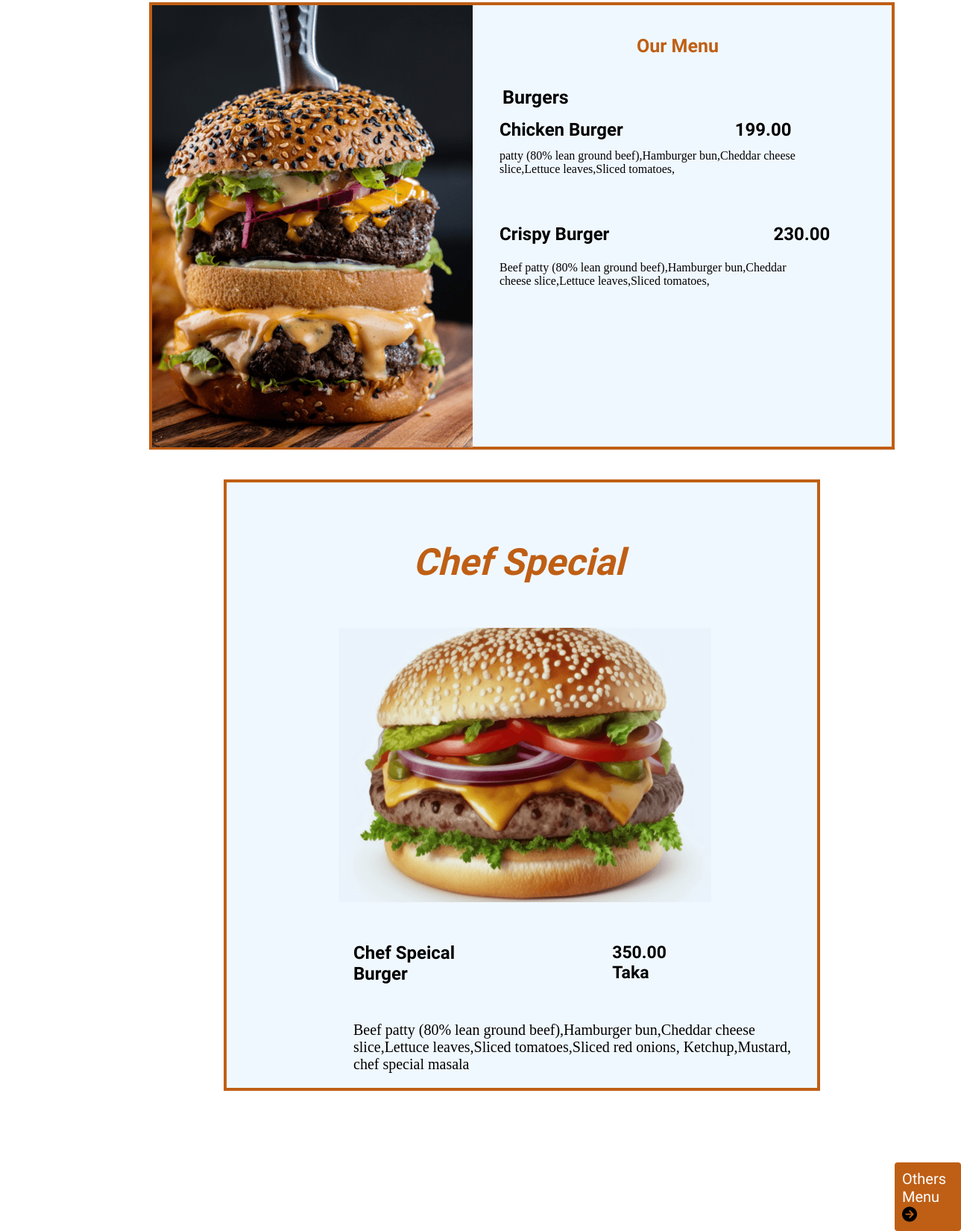
The app's page /menu/ with its own data.
### burger/models.py (models this page shows, shortened)
class BurgerMenu(models.Model):
    name = models.CharField(max_length=100)
    image = models.ImageField(upload_to='images/')
    price = models.DecimalField(max_digits=10, decimal_places=2)
    alt_text = models.CharField(max_length=100)
    description = models.TextField()

class ChefSpecial(models.Model):
    name = models.CharField(max_length=100)
    image = models.ImageField(upload_to='images/')
    price = models.DecimalField(max_digits=10, decimal_places=2)
    alt_text = models.CharField(max_length=100)
    description = models.TextField()

### burger/views.py (the view)
# urls.py: path('menu/', views.menu, name='menu'),
def menu(request):
    burgerMenus = BurgerMenu.objects.all()
    chefSpecials = ChefSpecial.objects.all()
    context = {
        'chefSpecials': chefSpecials,
        'burgerMenus': burgerMenus,
    }
    return render(request, 'menu.html', context)

### burger/templates/menu.html (shortened to what this page needs)
{% load static %}
<!DOCTYPE html>
<html lang="en">
<head>
    <link rel="stylesheet" href="{% static 'css/menu.css' %}">
    <link rel="stylesheet" href="https://cdnjs.cloudflare.com/ajax/libs/font-awesome/6.4.0/css/all.min.css"
 />
</head>
</head>
<body>
    <div class="menu">
        <div class="img"><img src="{% static 'images/menu-img.png' %}"></div>
        <div class="container">
            <h2>Our Menu</h2>
            <h3>Burgers</h3>
        </div>
        <div class="menu-list">
            {% for burgerMenu in burgerMenus %}
            <div class="list-name">
                <div class="list{{ forloop.counter }}">
                    <h2>{{ burgerMenu.name }}</h2>
                    <h3>{{ burgerMenu.price }}</h3>
                </div>
            </div>
            {% endfor %}
        </div>
        <div class="menu-brief">
            {% for burgerMenu in burgerMenus %}
            <div class="brief{{ forloop.counter }}">
                <p>
                    {{ burgerMenu.description }}
                </p>
            </div>
            {% endfor %}
        </div>
    </div>
    <div class="chef-special">
        {% for chefSpecial in chefSpecials %}
        <h1><i>Chef Special</i></h1>
        <div class="chef-img">
            <img src="{{ chefSpecial.image.url }}" alt="{{ chefSpecial.name }}">
        </div>
        <div class="chef-header">
            <h2>{{ chefSpecial.name }}</h2>
            <h3>{{ chefSpecial.price }} Taka</h3>
        </div>
        <div class="chef-menu-brief">
            <p>{{ chefSpecial.description }}</p>
        </div>
        {% endfor %}
    </div>
    <br><br>
    <div class="view">
        <a href="{% url 'view' %}"> Others Menu</a>
        <i class="fa-solid fa-circle-arrow-right"></i>
    </div>
</body>
</html>

### burger/static/css/menu.css (style rules this page uses)
* { margin: 0; padding: 0; box-sizing: border-box; }
body { background-image: url(../images/body-image.png); background-size: cover; background-repeat: no-repeat; }
.menu { margin-top: 3px; height: 600px; width: 1000px; background-color: aliceblue; margin-left: 200px; border: 4px solid #BF5F15; display: flex; }
.container { display: block; }
.container h2 { margin-left: 220px; padding-top: 40px; color: #BF5F15; font-size: 25px; font-family: 'Londrina Solid'; }
.container h3 { padding-top: 40px; margin-left: 40px; font-family: 'Bona Nova'; font-size: 25px; }
.img { background-size: contain; background-repeat: no-repeat; }
.list-name { display: flex; font-family: 'Bona Nova'; }
.list-name h3 { padding-left: 150px; font-size: 24px; }
.list1, .list2, .list3 { display: flex; position: absolute; }
.list1 { top: 160px; left: 670px; }
.list2 { top: 300px; left: 670px; }
.list2 h3 { padding-left: 220px; }
.menu-brief { transition: 0.2s ease-in-out; }
.brief1, .brief2, .brief3 { position: absolute; left: 670px; transition: 0.2s ease-in-out; max-width: 400px; }
.brief1 { top: 200px; }
.brief2 { top: 350px; }
.chef-special { margin-top: 40px; height: 820px; width: 800px; background-color: aliceblue; border: 4px solid #BF5F15; margin-left: 300px; }
.chef-special h1 { padding-top: 50px; margin-left: 250px; color: #BF5F15; font-family: 'Bona Nova'; font-size: 50px; font-weight: 700; line-height: 115px; }
.chef-img { margin-left: 150px; margin-top: 30px; mix-blend-mode: multiply; }
.chef-header { display: flex; padding: 50px 170px; font-family: 'Bona Nova'; }
.chef-header h3 { padding-left: 170px; font-size: 23px; }
.chef-menu-brief { margin-left: 170px; font-size: 20px; transition: 0.2s ease-in-out; }
.view { background-color: #BF5F15; display: inline-block; padding: 10px 10px; margin-left: 1200px; margin-top: 60px; font-family: 'Bona Nova'; font-size: 20px; border-radius: 4px; transition: 0.2s ease-in-out; }
.view i { font-size: 20px; }
.view a { text-decoration: none; color: white; }

### records on screen
BurgerMenu: name "Chicken Burger", price "199.00", description "patty (80% lean ground beef),Hamburger bun,Cheddar cheese slice,Lettuce leaves,Sliced tomatoes,"
BurgerMenu: name "Crispy Burger", price "230.00", description "Beef patty (80% lean ground beef),Hamburger bun,Cheddar cheese slice,Lettuce leaves,Sliced tomatoes,"
ChefSpecial: image (picture), name "Chef Speical Burger", price "350.00", description "Beef patty (80% lean ground beef),Hamburger bun,Cheddar cheese slice,Lettuce leaves,Sliced tomatoes,Sliced red onions, Ketchup,Mustard, chef special masala"
